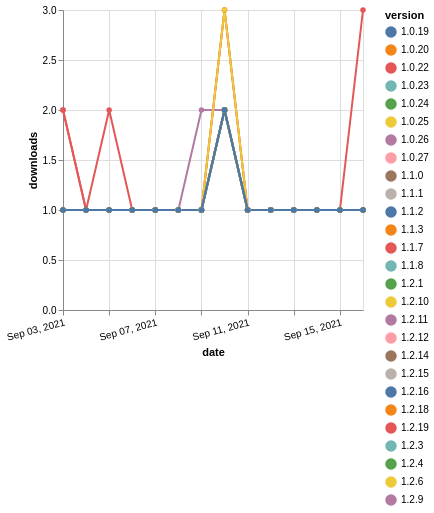

Describe this chart as a Vega-Lite specification.
### Vega-Lite specification from a JSON file in a GitHub repository (floating-point values rounded to 4 significant figures; data arrays with more than 128 entries replaced by an {"elided": "..."} marker saying what was removed)
{"$schema": "https://vega.github.io/schema/vega-lite/v5.json", "description": "A simple bar chart with embedded data.", "data": {"values": {"elided": "378 records"}}, "width": "container", "mark": {"type": "line", "point": {"filled": true}}, "encoding": {"x": {"field": "date", "type": "temporal", "timeUnit": "yearmonthdate", "title": "date", "axis": {"labelAngle": -15}}, "y": {"field": "delta", "type": "quantitative", "title": "downloads"}, "color": {"field": "version", "type": "nominal"}, "tooltip": {"field": "delta"}}}
